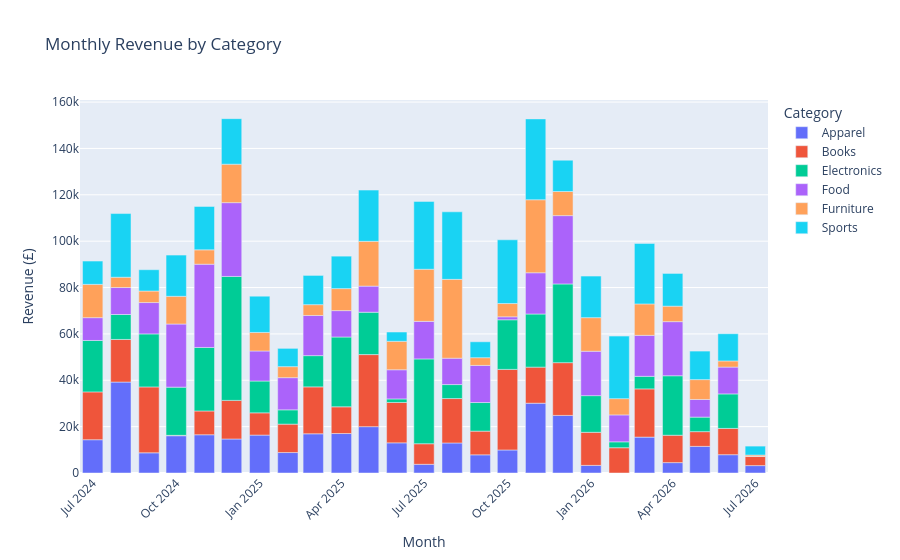

Source (notebook cell):
### Code cell
from config.spark_config import SparkConfig
from analysis.business_analytics import BusinessAnalytics
from analysis.extended_analytics import ExtendedAnalytics

spark = SparkConfig().get_spark_session()
spark.sparkContext.setLogLevel("ERROR")

ba = BusinessAnalytics()
ea = ExtendedAnalytics(spark)

# Register all views once
ba.register_views()
ea.register_views()

print("Spark session ready ✅  version:", spark.version)


# ── Pre-fetch all analytics results ──────────────────────────────
sales = ba.run_sales_analytics()
monthly_pdf = sales["monthly_revenue"].toPandas()
monthly_pdf["period"] = monthly_pdf["year"].astype(str) + "-" + monthly_pdf["month"].astype(str).str.zfill(2)
monthly_pdf["monthly_revenue"] = pd.to_numeric(monthly_pdf["monthly_revenue"], errors="coerce")

fig = px.bar(
    monthly_pdf, x="period", y="monthly_revenue", color="category",
    title="Monthly Revenue by Category",
    labels={"monthly_revenue": "Revenue (£)", "period": "Month", "category": "Category"},
    color_discrete_sequence=PALETTE,
)
fig.update_layout(xaxis_tickangle=-45, hovermode="x unified", legend_title="Category")
fig.show()

### Figure 1 — Plotly figure (JSON) as saved in the notebook; plotly's stock layout.template omitted (floating-point values rounded to 4 significant figures)
{"data": [{"hovertemplate": "Category=Apparel<br>Month=%{x}<br>Revenue (£)=%{y}<extra></extra>", "legendgroup": "Apparel", "marker": {"color": "#636EFA", "pattern": {"shape": ""}}, "name": "Apparel", "orientation": "v", "showlegend": true, "textposition": "auto", "type": "bar", "x": ["2024-07", "2024-08", "2024-09", "2024-10", "2024-11", "2024-12", "2025-01", "2025-02", "2025-03", "2025-04", "2025-05", "2025-06", "2025-07", "2025-08", "2025-09", "2025-10", "2025-11", "2025-12", "2026-01", "2026-03", "2026-04", "2026-05", "2026-06", "2026-07"], "xaxis": "x", "y": [14360.0, 39220.0, 8704.0, 16080.0, 16500.0, 14670.0, 16360.0, 8825.0, 16920.0, 17030.0, 19990.0, 13010.0, 3748.0, 12960.0, 7842.0, 9934.0, 30110.0, 24840.0, 3283.0, 15480.0, 4476.0, 11490.0, 7898.0, 3194.0], "yaxis": "y"}, {"hovertemplate": "Category=Books<br>Month=%{x}<br>Revenue (£)=%{y}<extra></extra>", "legendgroup": "Books", "marker": {"color": "#EF553B", "pattern": {"shape": ""}}, "name": "Books", "orientation": "v", "showlegend": true, "textposition": "auto", "type": "bar", "x": ["2024-07", "2024-08", "2024-09", "2024-10", "2024-11", "2024-12", "2025-01", "2025-02", "2025-03", "2025-04", "2025-05", "2025-06", "2025-07", "2025-08", "2025-09", "2025-10", "2025-11", "2025-12", "2026-01", "2026-02", "2026-03", "2026-04", "2026-05", "2026-06", "2026-07"], "xaxis": "x", "y": [20630.0, 18390.0, 28430.0, 168.6, 10270.0, 16660.0, 9592.0, 12250.0, 20230.0, 11520.0, 31080.0, 17410.0, 8876.0, 19160.0, 10220.0, 34760.0, 15550.0, 22760.0, 14270.0, 10910.0, 20800.0, 11810.0, 6344.0, 11330.0, 3914.0], "yaxis": "y"}, {"hovertemplate": "Category=Electronics<br>Month=%{x}<br>Revenue (£)=%{y}<extra></extra>", "legendgroup": "Electronics", "marker": {"color": "#00CC96", "pattern": {"shape": ""}}, "name": "Electronics", "orientation": "v", "showlegend": true, "textposition": "auto", "type": "bar", "x": ["2024-07", "2024-08", "2024-09", "2024-10", "2024-11", "2024-12", "2025-01", "2025-02", "2025-03", "2025-04", "2025-05", "2025-06", "2025-07", "2025-08", "2025-09", "2025-10", "2025-11", "2025-12", "2026-01", "2026-02", "2026-03", "2026-04", "2026-05", "2026-06"], "xaxis": "x", "y": [22180.0, 10760.0, 22860.0, 20790.0, 27380.0, 53460.0, 13730.0, 6174.0, 13480.0, 30120.0, 18280.0, 1529.0, 36580.0, 6036.0, 12340.0, 21400.0, 22920.0, 33950.0, 15820.0, 2540.0, 5420.0, 25660.0, 6269.0, 14890.0], "yaxis": "y"}, {"hovertemplate": "Category=Food<br>Month=%{x}<br>Revenue (£)=%{y}<extra></extra>", "legendgroup": "Food", "marker": {"color": "#AB63FA", "pattern": {"shape": ""}}, "name": "Food", "orientation": "v", "showlegend": true, "textposition": "auto", "type": "bar", "x": ["2024-07", "2024-08", "2024-09", "2024-10", "2024-11", "2024-12", "2025-01", "2025-02", "2025-03", "2025-04", "2025-05", "2025-06", "2025-07", "2025-08", "2025-09", "2025-10", "2025-11", "2025-12", "2026-01", "2026-02", "2026-03", "2026-04", "2026-05", "2026-06", "2026-07"], "xaxis": "x", "y": [9835.0, 11630.0, 13530.0, 27230.0, 35920.0, 31830.0, 12960.0, 13880.0, 17330.0, 11390.0, 11260.0, 12580.0, 16200.0, 11380.0, 16010.0, 1281.0, 17780.0, 29480.0, 19140.0, 11610.0, 17680.0, 23330.0, 7607.0, 11570.0, 32.0], "yaxis": "y"}, {"hovertemplate": "Category=Furniture<br>Month=%{x}<br>Revenue (£)=%{y}<extra></extra>", "legendgroup": "Furniture", "marker": {"color": "#FFA15A", "pattern": {"shape": ""}}, "name": "Furniture", "orientation": "v", "showlegend": true, "textposition": "auto", "type": "bar", "x": ["2024-07", "2024-08", "2024-09", "2024-10", "2024-11", "2024-12", "2025-01", "2025-02", "2025-03", "2025-04", "2025-05", "2025-06", "2025-07", "2025-08", "2025-09", "2025-10", "2025-11", "2025-12", "2026-01", "2026-02", "2026-03", "2026-04", "2026-05", "2026-06", "2026-07"], "xaxis": "x", "y": [14360.0, 4439.0, 4972.0, 11960.0, 6186.0, 16580.0, 7998.0, 4744.0, 4658.0, 9489.0, 19310.0, 12270.0, 22470.0, 34000.0, 3326.0, 5734.0, 31500.0, 10400.0, 14490.0, 7018.0, 13550.0, 6677.0, 8569.0, 2636.0, 601.3], "yaxis": "y"}, {"hovertemplate": "Category=Sports<br>Month=%{x}<br>Revenue (£)=%{y}<extra></extra>", "legendgroup": "Sports", "marker": {"color": "#19D3F3", "pattern": {"shape": ""}}, "name": "Sports", "orientation": "v", "showlegend": true, "textposition": "auto", "type": "bar", "x": ["2024-07", "2024-08", "2024-09", "2024-10", "2024-11", "2024-12", "2025-01", "2025-02", "2025-03", "2025-04", "2025-05", "2025-06", "2025-07", "2025-08", "2025-09", "2025-10", "2025-11", "2025-12", "2026-01", "2026-02", "2026-03", "2026-04", "2026-05", "2026-06", "2026-07"], "xaxis": "x", "y": [10070.0, 27480.0, 9198.0, 17790.0, 18730.0, 19650.0, 15630.0, 7890.0, 12620.0, 14000.0, 22110.0, 4003.0, 29270.0, 29130.0, 6866.0, 27480.0, 34880.0, 13490.0, 17950.0, 26970.0, 26090.0, 14120.0, 12310.0, 11750.0, 3863.0], "yaxis": "y"}], "layout": {"barmode": "relative", "hovermode": "x unified", "legend": {"title": {"text": "Category"}, "tracegroupgap": 0}, "title": {"text": "Monthly Revenue by Category"}, "xaxis": {"anchor": "y", "domain": [0, 1], "tickangle": -45, "title": {"text": "Month"}}, "yaxis": {"anchor": "x", "domain": [0, 1], "title": {"text": "Revenue (£)"}}}}
